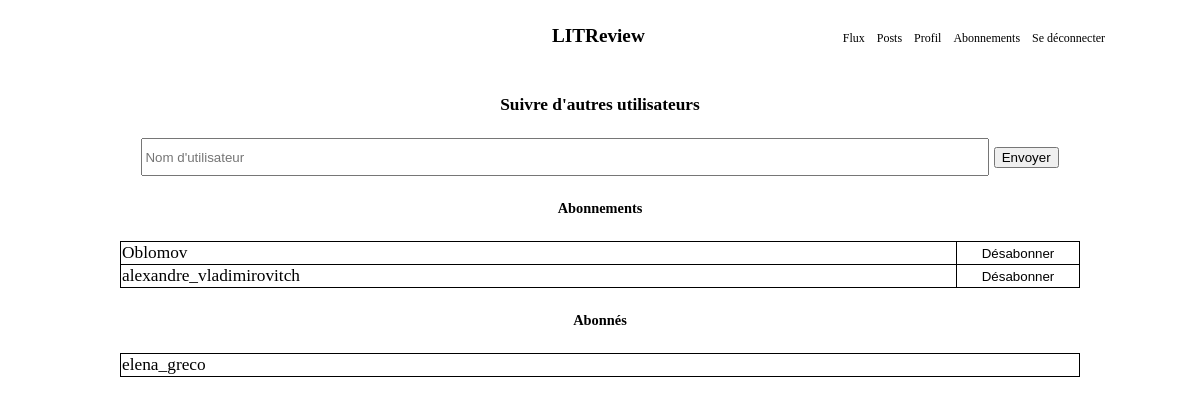
The app's page /abonnements/ (signed in), older data.
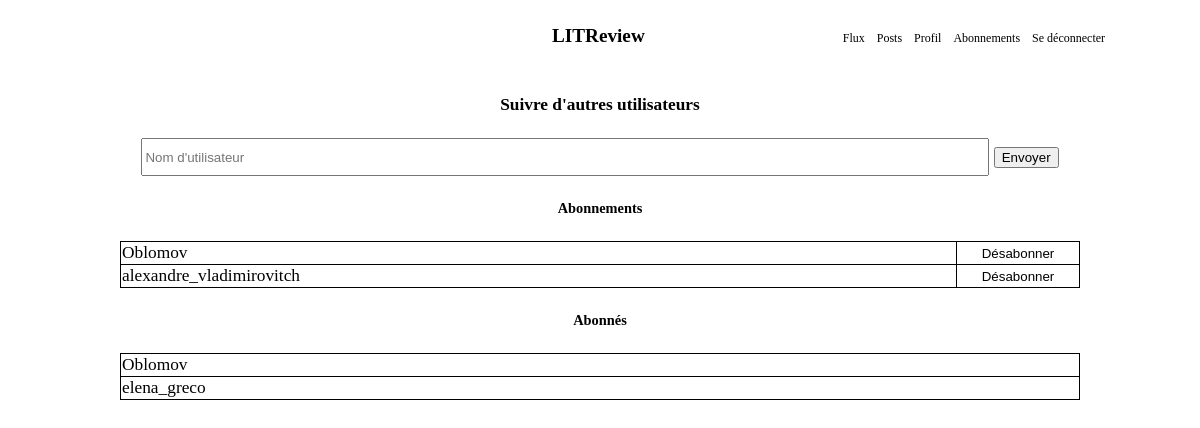
The same page, newer data.
### feed/models.py (models this page shows)
class UserFollow(models.Model):
    user = models.ForeignKey(
        to=settings.AUTH_USER_MODEL, on_delete=models.CASCADE, related_name="following"
    )
    followed_user = models.ForeignKey(
        to=settings.AUTH_USER_MODEL,
        on_delete=models.CASCADE,
        related_name="followed_by",
    )
    class Meta:
        unique_together = (
            "user",
            "followed_user",
        )

### subscriptions/views.py (the view)
# urls.py: path("abonnements/", include("subscriptions.urls")),
@login_required
def subscriptions(request):
    search(request)
    followers = UserFollow.objects.filter(user=request.user)
    followings = UserFollow.objects.filter(followed_user=request.user)
    return render(
        request,
        "subscriptions/subscriptions.html",
        {"followers": followers, "followings": followings},
    )

### templates/subscriptions/subscriptions.html (shortened to what this page needs)
{% extends '../navigation.html' %}
{% block subscriptions %}
<head>
  {% load static %}
  <link rel="stylesheet" type="text/css" href="{% static 'subscription/style.css' %}">
</head>
<div class="subscribe-segment">
	<h4>Suivre d'autres utilisateurs</h4>
	<div class="search-container">
    	<form action="{% url 'search' %}" method=POST>
      	<input class="search-bar" type="text" placeholder="Nom d'utilisateur" name="search">
      	<button type="submit">Envoyer</button>
    	</form>
	</div>
<h5>Abonnements</h5>
{% if followings.exists %}
	<table class="user-follows" id="following">
	 	{% for following in followings %}
			<tr>
	 			<td>{{ following.user }}</td>
				<td class="td-button">
					<button type="button" onclick="location.href='{% url 'unsubscribe' following.id %}'">Désabonner</button>
				</td>
			</tr>
	 	{% endfor %}
	 	</table>
	{% else %}
	 	<p>Vous ne suivez personne pour le moment</p>
	{% endif %}
<h5>Abonnés</h5>
{% if followers.exists %}
	<table class="user-follows" id="follower">
		{% for follower in followers %}
			<tr>
				<td>{{ follower.followed_user }}</td>
			</tr>
 		{% endfor %}
 		</table>
 	{% else %}
 		<p>Vous n'avez pas encore d'abonnés</p>
 	{% endif %}
</div>
{% endblock %}

Row changes from the older to the newer data that the page shows:
added UserFollow: followed_user "Oblomov", shown under "Abonnés"
